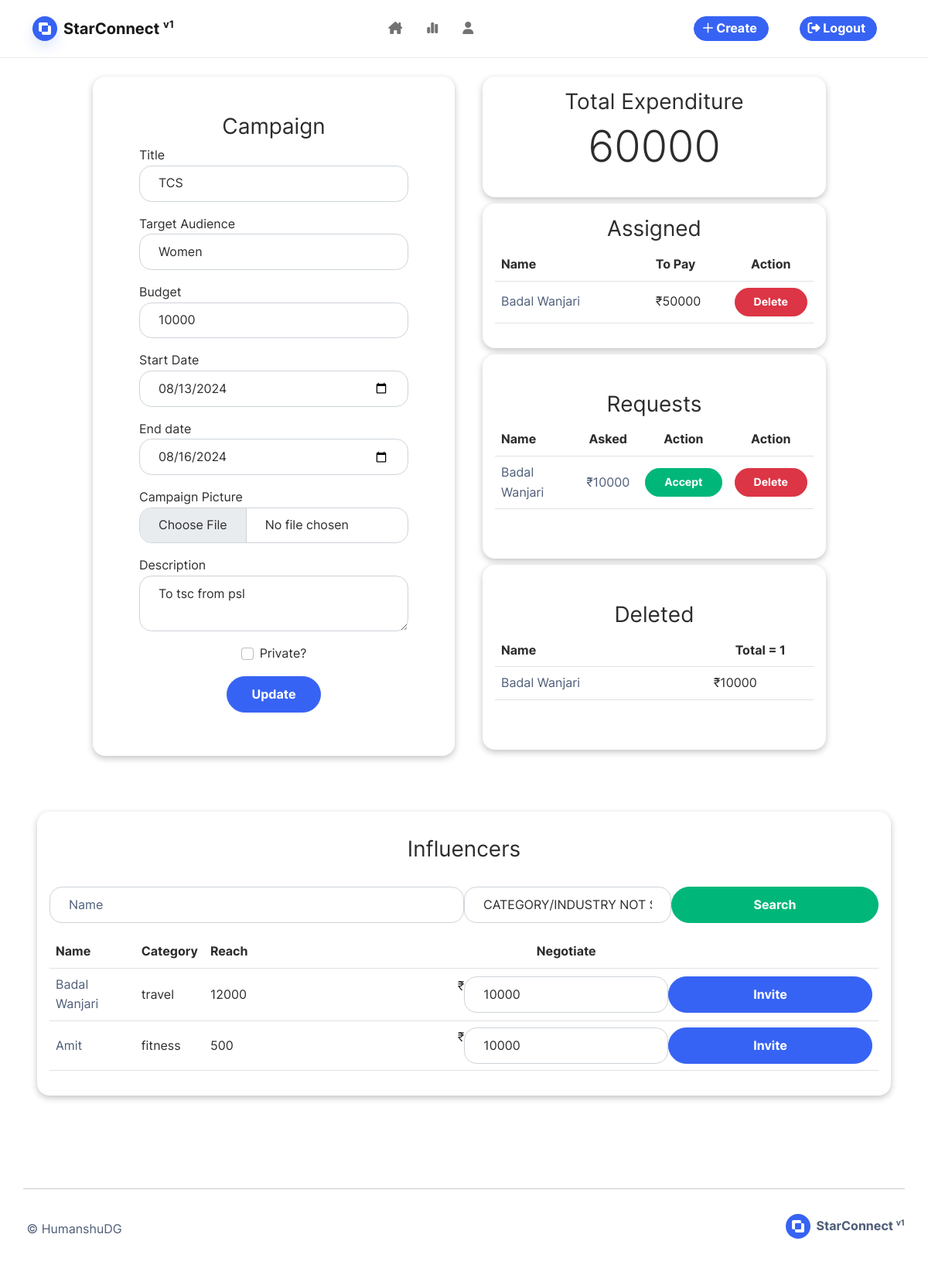
The app's page /edit-campaign/1 (signed in), older data.
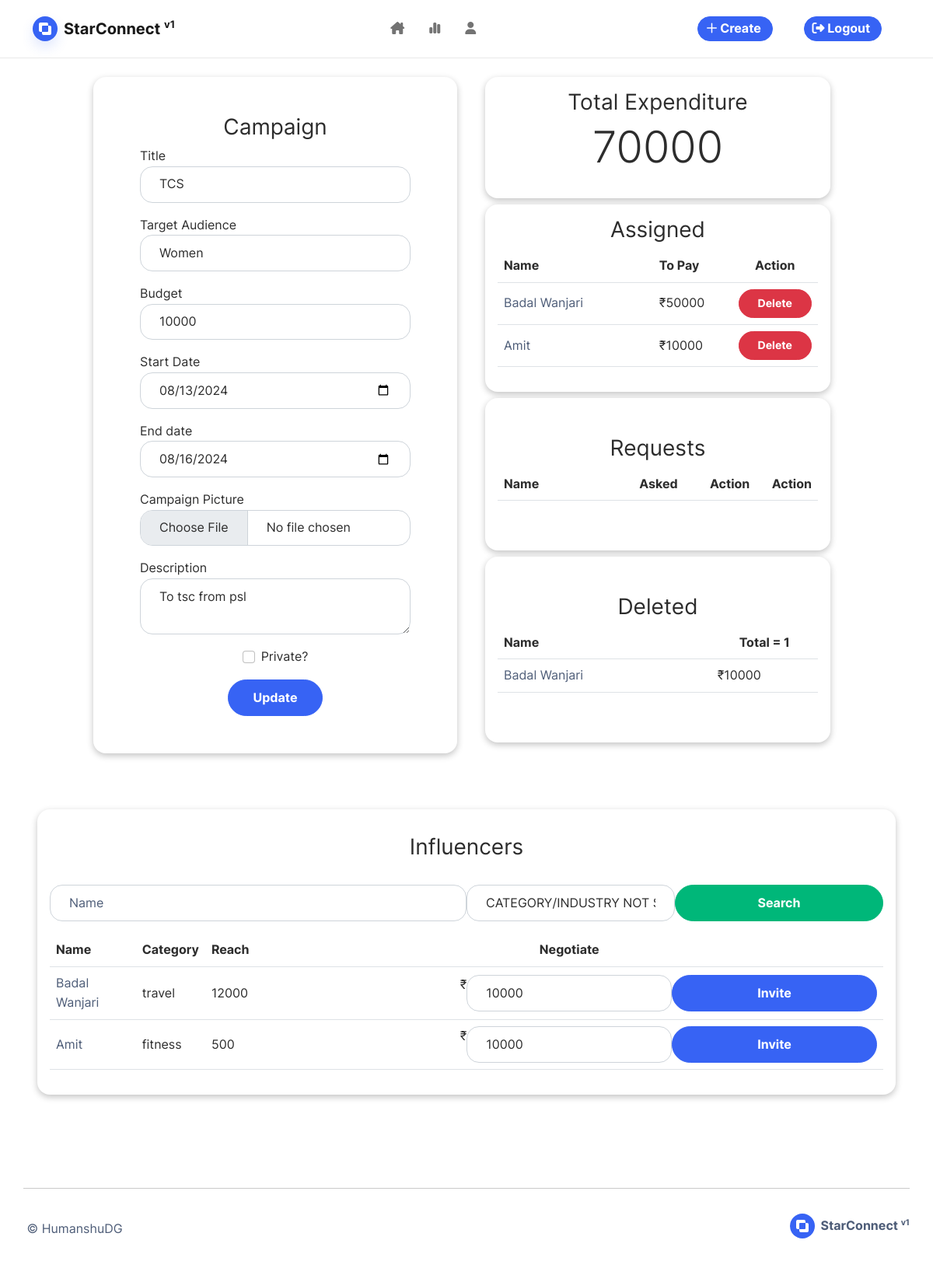
The same page, newer data.
### base/models.py (models this page shows, shortened)
class Influencer(db.Model):
    id = db.Column(db.Integer, primary_key=True)
    user_id = db.Column(db.Integer, db.ForeignKey('user.id'), unique=True)
    influencer_name = db.Column(db.String(100), nullable=False)
    category = db.Column(db.String(100), nullable=False)
    niche = db.Column(db.String(100), nullable=False)
    reach = db.Column(db.Integer, nullable=False)
    profile_url = db.Column(db.String(100), nullable=True)
    image_file = db.Column(db.String(50), nullable=False, default='default.jpg')
    bio = db.Column(db.Text(), nullable=True)
    campaign_requests = db.relationship('CampaignRequest', backref='campaign_requests', uselist=True)
    campaign_contracts = db.relationship('Contract', backref='campaign_contracts', uselist=True)

class CampaignRequest(db.Model):
    __tablename__ = 'campaign_request'
    id = db.Column(db.Integer, primary_key=True, autoincrement=True)
    campaign_id = db.Column(db.Integer, db.ForeignKey('campaign.id'), nullable=False)
    sponsor_id = db.Column(db.Integer, db.ForeignKey('sponsor.id'), nullable=False)
    influencer_id = db.Column(db.Integer, db.ForeignKey('influencer.id'), nullable=False)
    budget = db.Column(db.Integer, nullable=False)
    created_at = db.Column(db.DateTime, nullable=False, default=datetime.now)
    by_influencer = db.Column(db.Boolean, default=True)

class Contract(db.Model):
    id = db.Column(db.Integer, primary_key=True, autoincrement=True)
    campaign_id = db.Column(db.Integer, db.ForeignKey('campaign.id'))
    sponsor_id = db.Column(db.Integer, db.ForeignKey('sponsor.id'))
    influencer_id = db.Column(db.Integer, db.ForeignKey('influencer.id'))
    budget = db.Column(db.Integer)
    reach = db.Column(db.Integer)
    is_deleted = db.Column(db.Boolean, default=False)
    created_at = db.Column(db.DateTime, nullable=False, default=datetime.now())
    deleted_at = db.Column(db.DateTime, nullable=False, default=datetime.now())

### base/routes.py (the view)
@login_required
@role_required(Role.SPONSOR.value)
@app.route("/edit-campaign/<campaign_id>", methods=['GET', 'POST'])
def edit_campaign(campaign_id):
    form = CampaignRegistrationForm()
    campaign = Campaign.query.filter_by(id=campaign_id).first()
    if campaign is None or campaign.sponsor_id != current_user.sponsor.id:
        flash("SOMETHING WENT WRONG!!!", "danger")
        return redirect(url_for('home'))
    if form.validate_on_submit():
        campaign.title=form.title.data
        campaign.description=form.description.data
        campaign.budget=form.budget.data
        campaign.target_audience=form.target_audience.data
        campaign.start_date=form.start_date.data
        campaign.end_date=form.end_date.data
        campaign.is_disabled=form.is_disabled.data
        if form.picture.data:
            picture_file = save_picture(form.picture.data, folder_name="campaign_poster/")
            campaign.image_file = picture_file
        db.session.add(campaign)
        db.session.commit()
        flash('Campaign has been updated!', 'success')
        return redirect(url_for('home'))
    else:
        form.title.data=campaign.title
        form.description.data=campaign.description
        form.budget.data=campaign.budget
        form.target_audience.data=campaign.target_audience
        form.start_date.data=campaign.start_date
        form.end_date.data=campaign.end_date
        form.is_disabled.data=campaign.is_disabled
    campaign_reqs = []
    for req in campaign.influencer_requests:
        campaign_reqs.append({"influencer": Influencer.query.filter_by(id=req.influencer_id).first(), "request":req})
    expenditure = 0
    deleted_contracts = []
    campaign_contracts = []
    for contract in campaign.influencer_contracts:
        expenditure += contract.budget
        if contract.is_deleted:
            deleted_contracts.append({"influencer": Influencer.query.filter_by(id=contract.influencer_id).first(), "contract":contract})
            continue
        campaign_contracts.append({"influencer": Influencer.query.filter_by(id=contract.influencer_id).first(), "contract":contract})
    form2 = FilterForm()
    q = request.args.get('q')
    c = request.args.get('c')
    query = Influencer.query
    if c and c!='category':
        query = query.filter(Influencer.category == c)
    if q and q!='':
        query = query.filter(Influencer.influencer_name.ilike(f"%{q}%"))
    influencers = query.all()
    return render_template('edit-campaign.html', form2=form2, title='About', form=form,campaign=campaign, influencers=influencers, campaign_reqs=campaign_reqs, campaign_contracts=campaign_contracts, expenditure=expenditure, deleted_contracts=deleted_contracts)

### base/forms.py (shortened to what this page needs)
class CampaignRegistrationForm(FlaskForm):
    title = StringField('Title', validators=[DataRequired(), Length(min=2, max=50)], render_kw={"placeholder": "Title"})
    description = TextAreaField('Description', validators=[Length(min=10, max=300)], render_kw={'placeholder': "Tell us more about campaign"})
    budget = IntegerField('Budget', validators=[DataRequired()], render_kw={"placeholder": "Budget"})
    target_audience = StringField('Target Audience', validators=[DataRequired()], render_kw={'placeholder': "Target Audience"})
    start_date = DateField("Start Date", validators=[DataRequired()])
    end_date = DateField("End date", validators=[DataRequired()])
    picture = FileField('Campaign Picture', validators=[FileAllowed(['jpg', 'png'])])
    is_disabled = BooleanField('Private?')
    category = SelectField('Category',choices=CATEGORY_CHOICES, validators=[DataRequired()], render_kw={"placeholder": "Category"})
    submit = SubmitField('Update')

class FilterForm(FlaskForm):
    q = StringField('q', render_kw={"placeholder": "Name"})
    c = SelectField('c',choices=CATEGORY_CHOICES, render_kw={"placeholder": "Category"})
    submit = SubmitField('Search')

### base/templates/edit-campaign.html (shortened to what the changed rows need)
{% extends 'base.html' %} {% block title %} Edit Compaign {% endblock %} {%
block blog %}
<div
    class="h-100 my-4 gap-4 row"
    style="
        width: 80%;
        display: grid;
        grid-template-columns: 1fr 1fr;
        margin-inline: auto;
    "
>
    <div class="w-full">
        <div
            class="card mb-2 p-3 w-100"
            style="box-shadow: rgba(0, 0, 0, 0.24) 0px 3px 8px"
        >
            <h3 class="card-title">Total Expenditure</h3>
            <p class="display-4">{{expenditure}}</p>
        </div>
        <div
            class="card mb-2 p-3 w-100"
            style="box-shadow: rgba(0, 0, 0, 0.24) 0px 3px 8px"
        >
            <table class="table table-hover w-100">
                <tr class="col-md-12">
                    <th class="col-md-6">Name</th>
                    <th class="col-md-3">To Pay</th>
                    <th class="col-md-3 text-center">Action</th>
                </tr>
                {% for item in campaign_contracts %}
                <tr class="col-md-12">
                    <td class="col-md-6">
                        <a
                            href="{{ url_for('profile', id=item.influencer.user_id) }}"
                            >{{item.influencer.influencer_name}}</a
                        >
                    </td>
                    <td class="col-md-3">₹{{item.contract.budget}}</td>
                    <td class="col-md-3">
                        <a
                            href="{{ url_for('delete_contract', campaign_id=item.contract.campaign_id, influencer_id=item.contract.influencer_id) }}"
                        >
                            <button class="btn btn-sm btn-danger">
                                Delete
                            </button>
                        </a>
                    </td>
                </tr>
                {% endfor %}
            </table>
        </div>
        <div
            class="card mb-2 py-5 p-3 w-100"
            style="box-shadow: rgba(0, 0, 0, 0.24) 0px 3px 8px"
        >
            <table class="table table-hover w-100">
                <tr class="col-md-12">
                    <th class="col-md-6">Name</th>
                    <th class="col-md-3 text-center">Asked</th>
                    <th class="col-md-3 text-center">Action</th>
                    <th class="col-md-3 text-center">Action</th>
                </tr>
                {% for item in campaign_reqs %}
                <tr>
                    <td>
                        <a
                            href="{{ url_for('profile', id=item.influencer.user_id) }}"
                            >{{item.influencer.influencer_name}}</a
                        >
                    </td>
                    <td class="text-center">
                        <a
                            href="{{ url_for('profile', id=item.influencer.user_id) }}"
                            >₹{{item.request.budget}}</a
                        >
                    </td>
                    <td>
                        <a
                            href="{{ url_for('make_contract', campaign_id=item.request.campaign_id, campaign_request_id=item.request.id) }}"
                        >
                            <button class="btn btn-sm btn-success">
                                Accept
                            </button>
                        </a>
                    </td>
                    <td>
                        <a
                            href="{{ url_for('delete_request', campaign_id=item.request.campaign_id, influencer_id=item.request.influencer_id) }}"
                        >
                            <button class="btn btn-sm btn-danger">
                                Delete
                            </button>
                        </a>
                    </td>
                </tr>
                {% endfor %}
            </table>
        </div>
        <div
            class="card mb-2 py-5 p-3 w-100"
            style="box-shadow: rgba(0, 0, 0, 0.24) 0px 3px 8px"
        >
            <table class="table table-hover w-100">
                <tr class="col-md-12">
                    <th class="col-md-6">Name</th>
                    <th class="col-md-3 text-center">
                        Total = {{deleted_contracts|length}}
                    </th>
                </tr>
                {% for item in deleted_contracts %}
                <tr>
                    <td class="col-md-6">
                        <a
                            href="{{ url_for('profile', id=item.influencer.user_id) }}"
                            >{{item.influencer.influencer_name}}</a
                        >
                    </td>
                    <td class="col-md-3">₹{{item.contract.budget}}</td>
                </tr>
                {% endfor %}
            </table>
        </div>
    </div>
</div>
<div class="m-5">
    <div
        class="card mb-2 p-3 w-100"
        style="box-shadow: rgba(0, 0, 0, 0.24) 0px 3px 8px"
    >
        <table class="table table-hover w-100">
            <tr class="col-md-12">
                <th class="">Name</th>
                <th>Category</th>
                <th>Reach</th>
                <th class="text-center">Negotiate</th>
            </tr>
            {% for influencer in influencers %}
            <tr class="vertical-align: middle;">
                <td class="">
                    <a href="{{ url_for('profile', id=influencer.user_id) }}"
                        >{{influencer.influencer_name}}</a
                    >
                </td>
                <td class="">{{influencer.category}}</td>
                <td class="">{{influencer.reach}}</td>
                <td style="text-align: right !important;">
                    <form
                        action="{{url_for('make_request', campaign_id=campaign.id, influencer_id=influencer.id )}}"
                    >
                        <div style="display: grid; grid-template-columns: 1fr 1fr 1fr;">
                            ₹<input
                                class="form-control"
                                type="number"
                                name="budget"
                                value="{{campaign.budget}}"
                                width="300px"
                            />
                            <button class="btn btn-primary">Invite</button>
                        </div>
                    </form>
                </td>
            </tr>
            {% endfor %}
        </table>
    </div>
</div>
{% endblock %}

Row changes from the older to the newer data that the page shows:
removed CampaignRequest: request.budget "10000"
added Contract: contract.budget "10000"
Text that changed along with them:
{{ expenditure }}: "60000" → "70000"
new list line: "Amit"
new list line: "₹ Delete"
list line gone: "Badal Wanjari"
list line gone: "₹ Accept Delete"
